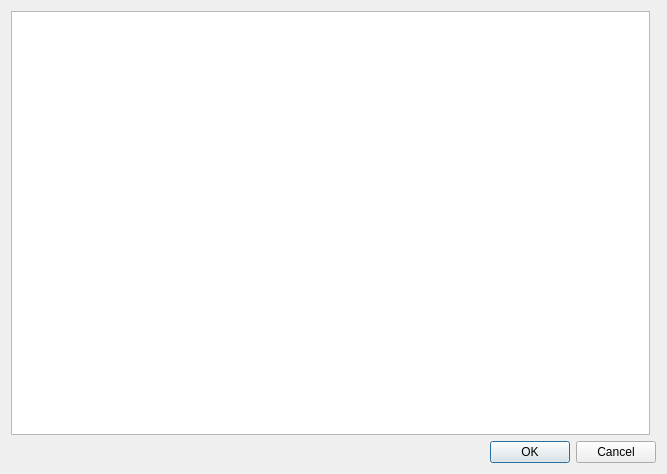
<?xml version="1.0" encoding="UTF-8"?>
<ui version="4.0">
 <class>d_settings</class>
 <widget class="QDialog" name="d_settings">
  <property name="geometry">
   <rect>
    <x>0</x>
    <y>0</y>
    <width>667</width>
    <height>474</height>
   </rect>
  </property>
  <property name="windowTitle">
   <string>Settings</string>
  </property>
  <layout class="QGridLayout" name="gridLayout">
   <item row="2" column="0" colspan="2">
    <widget class="QDialogButtonBox" name="buttonBox">
     <property name="orientation">
      <enum>Qt::Horizontal</enum>
     </property>
     <property name="standardButtons">
      <set>QDialogButtonBox::Cancel|QDialogButtonBox::Ok</set>
     </property>
    </widget>
   </item>
   <item row="0" column="0">
    <widget class="QTreeView" name="tw_settings">
     <property name="alternatingRowColors">
      <bool>true</bool>
     </property>
    </widget>
   </item>
  </layout>
 </widget>
 <resources/>
 <connections>
  <connection>
   <sender>buttonBox</sender>
   <signal>accepted()</signal>
   <receiver>d_settings</receiver>
   <slot>accept()</slot>
   <hints>
    <hint type="sourcelabel">
     <x>248</x>
     <y>254</y>
    </hint>
    <hint type="destinationlabel">
     <x>157</x>
     <y>274</y>
    </hint>
   </hints>
  </connection>
  <connection>
   <sender>buttonBox</sender>
   <signal>rejected()</signal>
   <receiver>d_settings</receiver>
   <slot>reject()</slot>
   <hints>
    <hint type="sourcelabel">
     <x>316</x>
     <y>260</y>
    </hint>
    <hint type="destinationlabel">
     <x>286</x>
     <y>274</y>
    </hint>
   </hints>
  </connection>
 </connections>
</ui>
